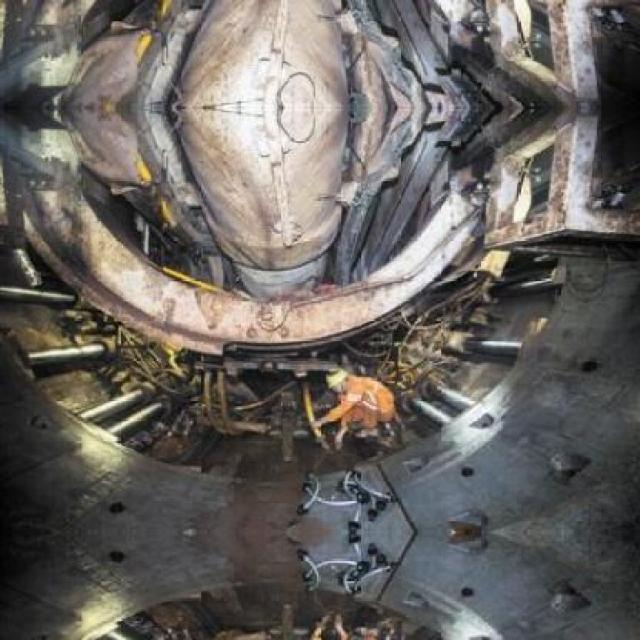
#> input picture Construction/test/images/-4405-_png_jpg.rf.82b5c10b2acd1cfaa24259ada8e599fe.jpg, 640 x 640 px, given in place of images, which was not available
$ python passagemFiltros.py
#> lines starting #> are read from the running program, lines starting #| are printed output that depends on the picture; after the words box and inside, x2 and y2 are one past the last pixel; in counts of white or black regions, pixels touching at a corner belong together; pictures that were not available may be replaced by others from this repository, and a replacement may not be noted
import cv2
import yaml
from pathlib import Path

#PASTA BASE DOS ARQUIVOS
base = Path(__file__).resolve().parent

#PASSA A CAMINHO PARA AS VARIAVEIS
origem = base / "construction" / "images"
destino =  base / "filtrobinarizacaoCinza" / "images"


#CRIA O CLAHE
clahe = cv2.createCLAHE(
    clipLimit=2.0,
    tileGridSize=(8,8)
)

#PERCORRE PASTA POR PASTA
for pasta in ["test", "train", "val"]:

    imagens = origem / pasta
    saida_imagens = destino / pasta
    saida_imagens.mkdir(parents=True, exist_ok=True)

    quantidade = 0

    # A CADA ARQUIVO NA PASTA IMG
    for arquivo in imagens.iterdir():

        #LE O ARQUIVO
        imagem = cv2.imread(str(arquivo))
#> imagem is the input picture: shape (640, 640, 3); mean B, G, R 96.1, 99.9, 103.9

        #TRANSFORMA DE BGR PARA LAB
        lab = cv2.cvtColor(imagem, cv2.COLOR_BGR2LAB)
#> lab: shape (640, 640, 3); mean of channels 0, 1, 2 106, 129, 130.6

        #FAZ O SPLIT
        l, a , b = cv2.split(lab)
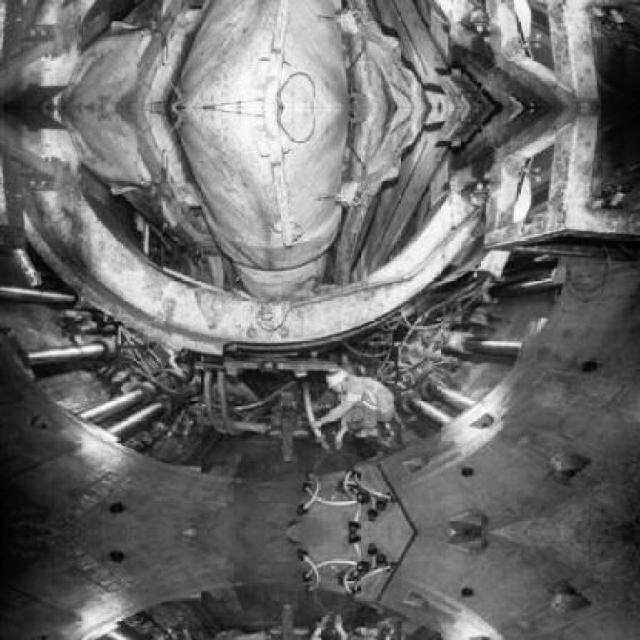
#> l: shape (640, 640); min 0, max 255, mean 106
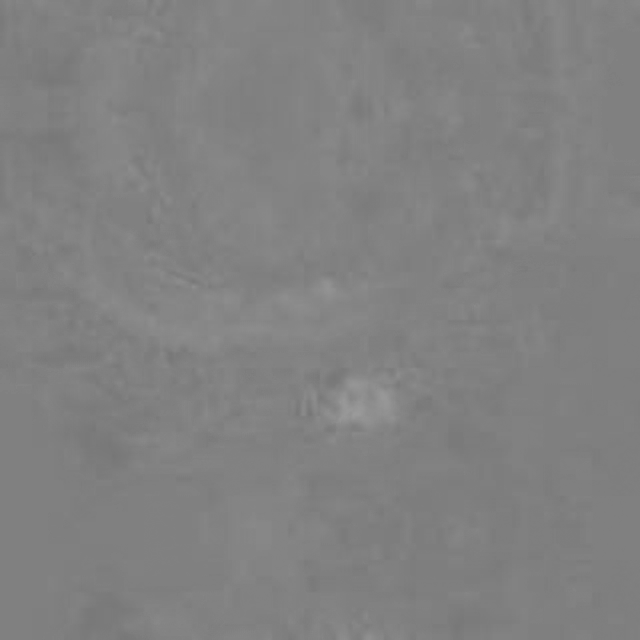
#> a: shape (640, 640); min 118, max 155, mean 129

        #APLCIA O CLAHE
        l = clahe.apply(l)
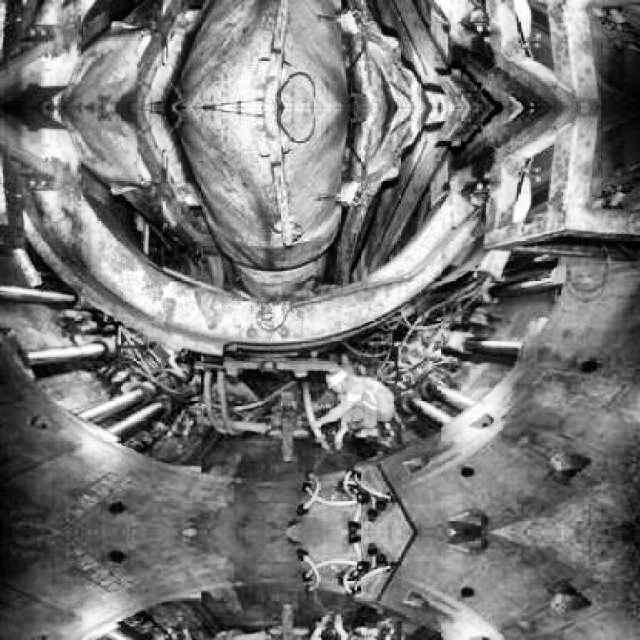
#> l: shape (640, 640); min 0, max 255, mean 119.1

        #FAZ A JUNCAO DO SPLIT E TRANSFORMA EM BGR DNV
        imagem_clahe = cv2.cvtColor(
            cv2.merge((l, a, b)),
            cv2.COLOR_LAB2BGR
        )
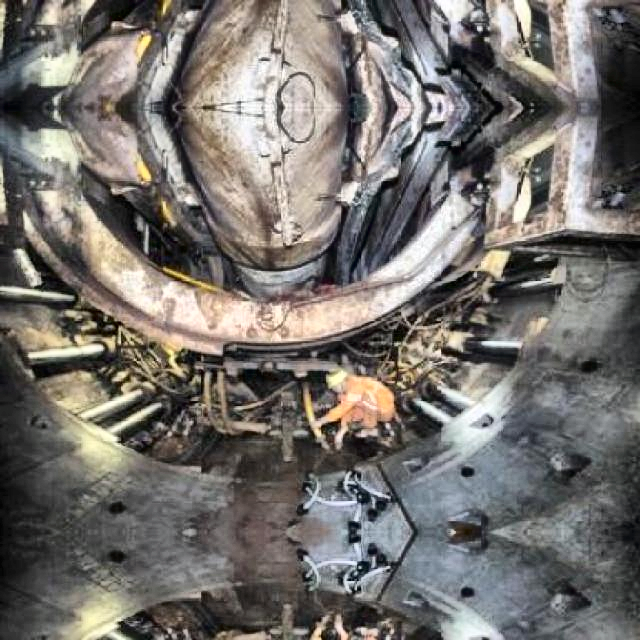
#> imagem_clahe: shape (640, 640, 3); mean B, G, R 109, 113.1, 116.9


        #PASSA PELA GALSSIANA EM MATRIZ DE 3X3 (MAIS SUAVE)
        imagem_penultima = cv2.GaussianBlur(
            imagem_clahe,
            (3, 3),
            0
        )

        #PASSA PELA BINARIZACAO
        imagem_penultima = cv2.cvtColor(imagem_penultima, cv2.COLOR_BGR2GRAY)
#> imagem_penultima: shape (640, 640)
        _, imagem_final = cv2.threshold(
            imagem_penultima,
            130,
            255,
            cv2.THRESH_BINARY)
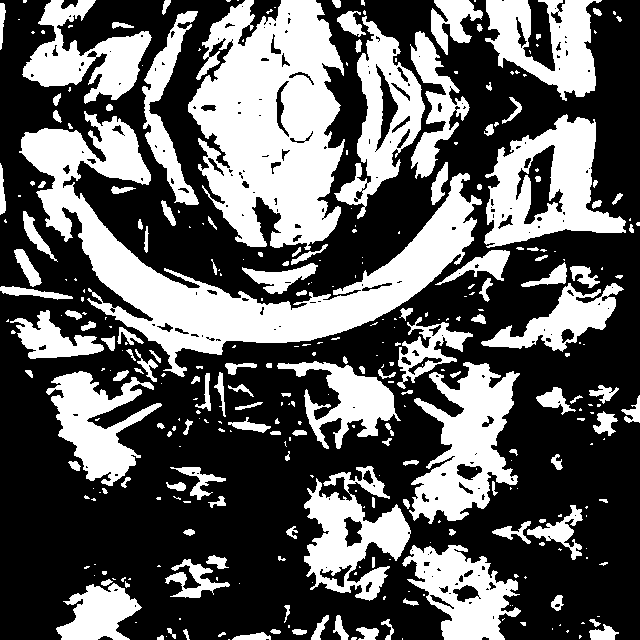
#> imagem_final: shape (640, 640); 37.2% white; 339 white regions (194 under 20 px), largest, box (x1, y1, x2, y2) and area: (19, 111, 482, 377) 28482, (188, 0, 345, 250) 26867, (484, 114, 626, 248) 9311


        caminho_saida = saida_imagens / arquivo.name

        #A CADA IMAGEM SOMA +1
        if cv2.imwrite(str(caminho_saida), imagem_final):
            quantidade += 1
        else:
            print(f"Erro ao salvar: {caminho_saida}")


    print(f"{pasta}: {quantidade} imagens processadas.")

    # ABRE E LÊ O YAML
    with open(base / "construction" / "data.yaml", "r", encoding="utf-8") as f:
        configuracao = yaml.safe_load(f)

    #CONFIGURA O INTERNO DO YAML
    configuracao["path"] = "filtrobinarizacaoCinza"
    configuracao["test"] = "images/test"
    configuracao["train"] = "images/train"
    configuracao["val"] = "images/val"

    #ESCREVE O NOVO YAML
    with open(destino/"data.yaml", "w", encoding="utf-8") as f:
        yaml.safe_dump(
            configuracao,
            f,
            sort_keys=False,
            allow_unicode=True
        )


    print("PROCESSAMENTO FINALIZADO !!!")
#> pass 2 of the loop `for pasta in ["test", "train", "val"]:`:
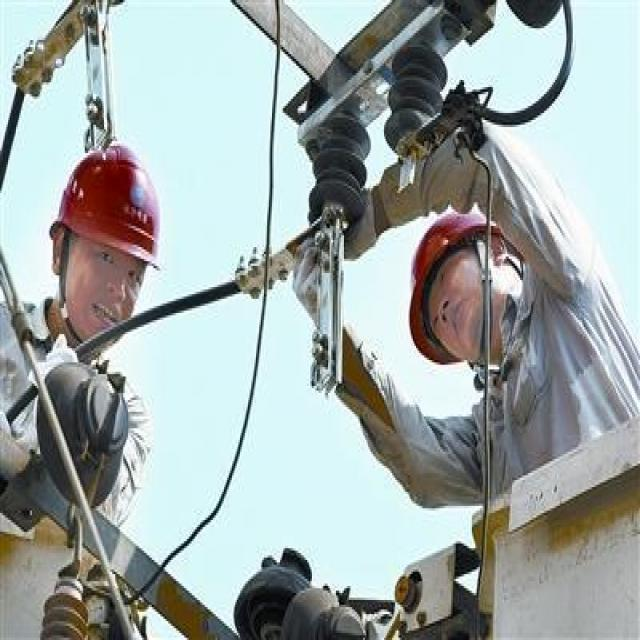
#> input picture Construction/test/images/000005_jpg.rf.96e9379ccae638140c4a90fc4b700a2b.jpg, 640 x 640 px, given in place of images, which was not available
#> imagem is the input picture: shape (640, 640, 3); mean B, G, R 169.3, 170.6, 160.9
#> lab: shape (640, 640, 3); mean of channels 0, 1, 2 173.2, 125, 128.1
#> `l, a , b = cv2.split(lab)`:
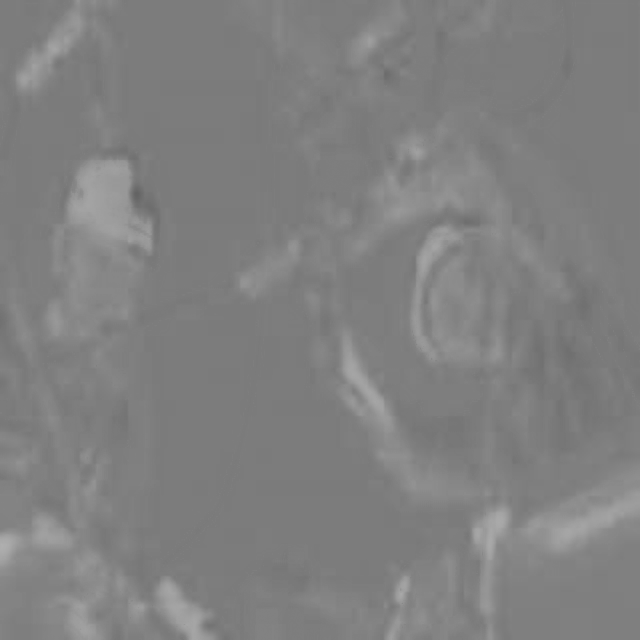
#> b: shape (640, 640); min 99, max 175, mean 128.1
#> `_, imagem_final = cv2.threshold( imagem_penultima, 130, 255, cv2.THRES..`:
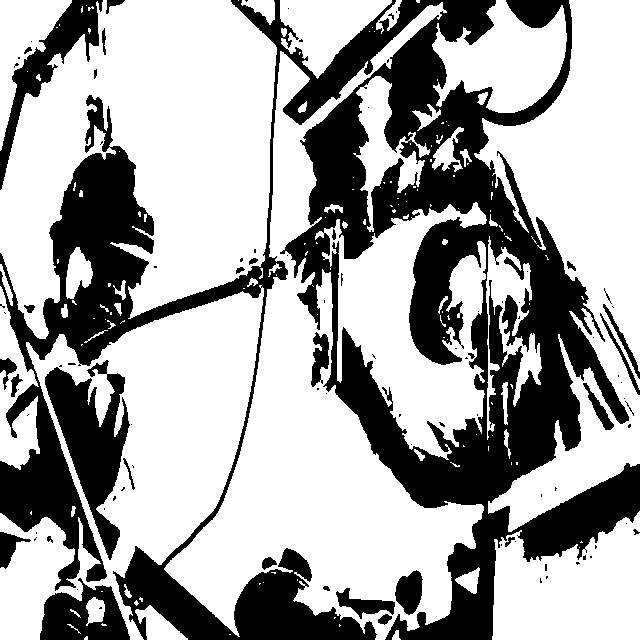
#> imagem_final: shape (640, 640); 65.1% white; 96 black regions (65 under 20 px), largest, box (x1, y1, x2, y2) and area: (0, 0, 640, 640) 122876, (45, 360, 130, 560) 7206, (0, 0, 103, 190) 4105
